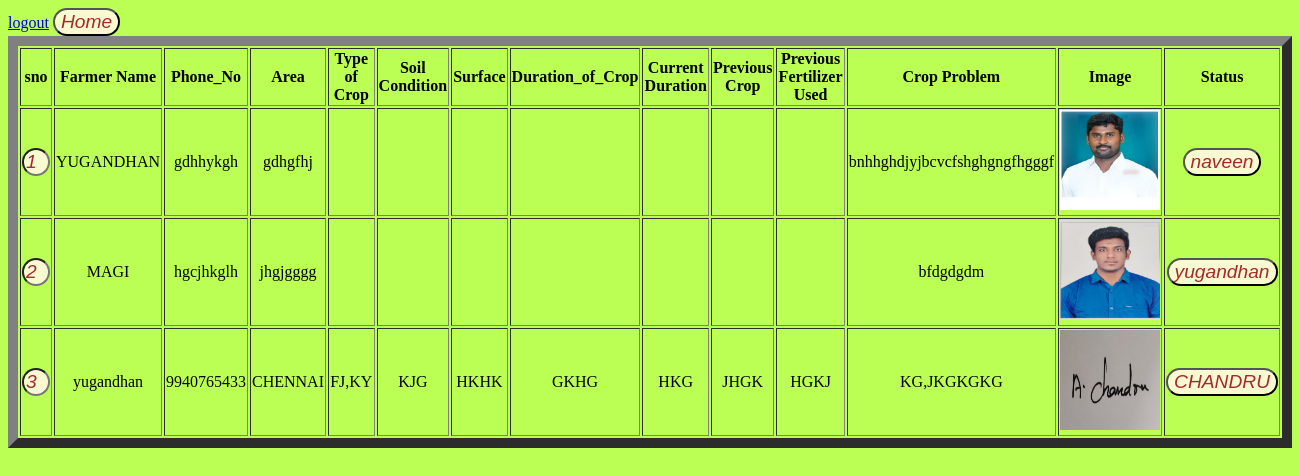
The page /updateddb.php (signed in) on the database its author committed.
### tables this page shows
CREATE TABLE `farmer_question` (
  `sno` int(11) NOT NULL,
  `farmer_name` varchar(30) NOT NULL,
  `phone_no` varchar(14) NOT NULL,
  `area` varchar(20) NOT NULL,
  `type_of_crop` varchar(100) NOT NULL,
  `soil_conditon` varchar(100) NOT NULL,
  `surface` varchar(100) NOT NULL,
  `duration_of_crop` varchar(100) NOT NULL,
  `current_duration` varchar(100) NOT NULL,
  `previous_crop` varchar(100) NOT NULL,
  `previous_fertilizer_used` varchar(100) NOT NULL,
  `question` varchar(500) NOT NULL,
  `photo` varchar(50) NOT NULL,
  `status` varchar(500) NOT NULL
);

### updateddb.php (the view, shortened to what this page needs)
<!DOCTYPE html>
<html>
<head>
	<link rel="stylesheet" href="my.css">
</head>
<body class="bg">
	<a href="logout.php" class="btn btn-primary btn-lg">logout</a>
	<input type="button" class="but" name="Home" id="Home" onclick="window.location.href='view_problem.php'" value="Home">
<?php
include 'database.php';
$vi="select*from farmer_question where status!='PENDING'";
	$r=$cc->query($vi);
	if($r->num_rows>0)
	{ ?>
	<table border="10" style="text-align: center;">
		<tr>
			<th>sno</th>
		<th>Farmer Name</th>
		<th>Phone_No</th>
		<th>Area</th>
		<th>Type of Crop</th>
		<th>Soil Condition</th>
		<th>Surface</th>
		<th>Duration_of_Crop</th>
		<th>Current Duration</th>
		<th>Previous Crop</th>
		<th>Previous Fertilizer Used</th>
		<th>Crop Problem</th>
		<th>Image</th>
		<th>Status</th>
	</tr>
	<?php
		while($row=$r->fetch_assoc())
		{  ?><tr>
			<form action="edit.php" method="post" enctype="multipart/form-data">
			<td><input type="text" class="but" name="name" id="name" readonly value="<?php echo $row['sno'];?>"></td>
			<td><?php echo $row['farmer_name'];?></td>
			<td><?php echo $row['phone_no'];?></td>
			<td><?php echo $row['area'];?></td>
			<td><?php echo $row['type_of_crop'];?></td>
			<td><?php echo $row['soil_conditon'];?></td>
			<td><?php echo $row['surface'];?></td>
			<td><?php echo $row['duration_of_crop'];?></td>
			<td><?php echo $row['current_duration'];?></td>
			<td><?php echo $row['previous_crop'];?></td>
			<td><?php echo $row['previous_fertilizer_used'];?></td>
			<td><?php echo $row['question'];?></td>
			<td><img src="<?php echo $row['photo'];?>" height='100' width='100'></td>
			<td><input type="submit" name="sub" class="but" id="sub" value="<?php echo $row['status'];?>"></td>
		</tr>
		<?php
		}
	}
	?>
	</body>
</html>

### my.css (style rules this page uses)
.but { background: lightgoldenrodyellow; border-radius: 18.5px; font-size: larger; font-style: oblique; font-family: sans-serif; color: brown; }

### updateddb.php (style rules this page uses)
.bg { background-color: #adff2fd1; }
#name { width: 20px; }

### rows shown on the page
farmer_question: name "1", farmer_name "YUGANDHAN", phone_no "gdhhykgh", area "gdhgfhj", question "bnhhghdjyjbcvcfshghgngfhgggf", photo (picture), sub "naveen"
farmer_question: name "2", farmer_name "MAGI", phone_no "hgcjhkglh", area "jhgjgggg", question "bfdgdgdm", photo (picture), sub "yugandhan"
farmer_question: name "3", farmer_name "yugandhan", phone_no "9940765433", area "CHENNAI", type_of_crop "FJ,KY", soil_conditon "KJG", surface "HKHK", duration_of_crop "GKHG", current_duration "HKG", previous_crop "JHGK", previous_fertilizer_used "HGKJ", question "KG,JKGKGKG", photo (picture), sub "CHANDRU"
